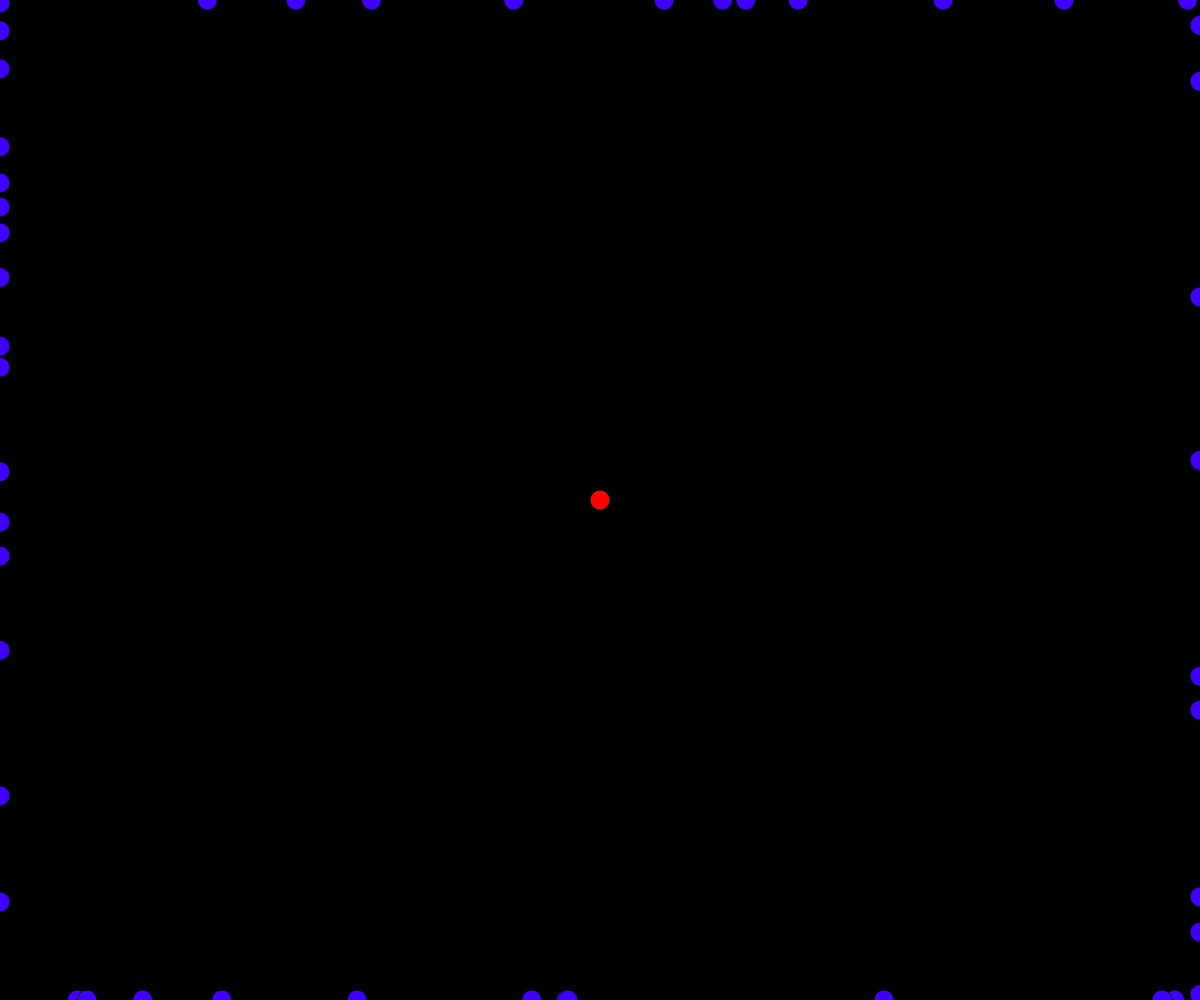
Frame 1 (no input)
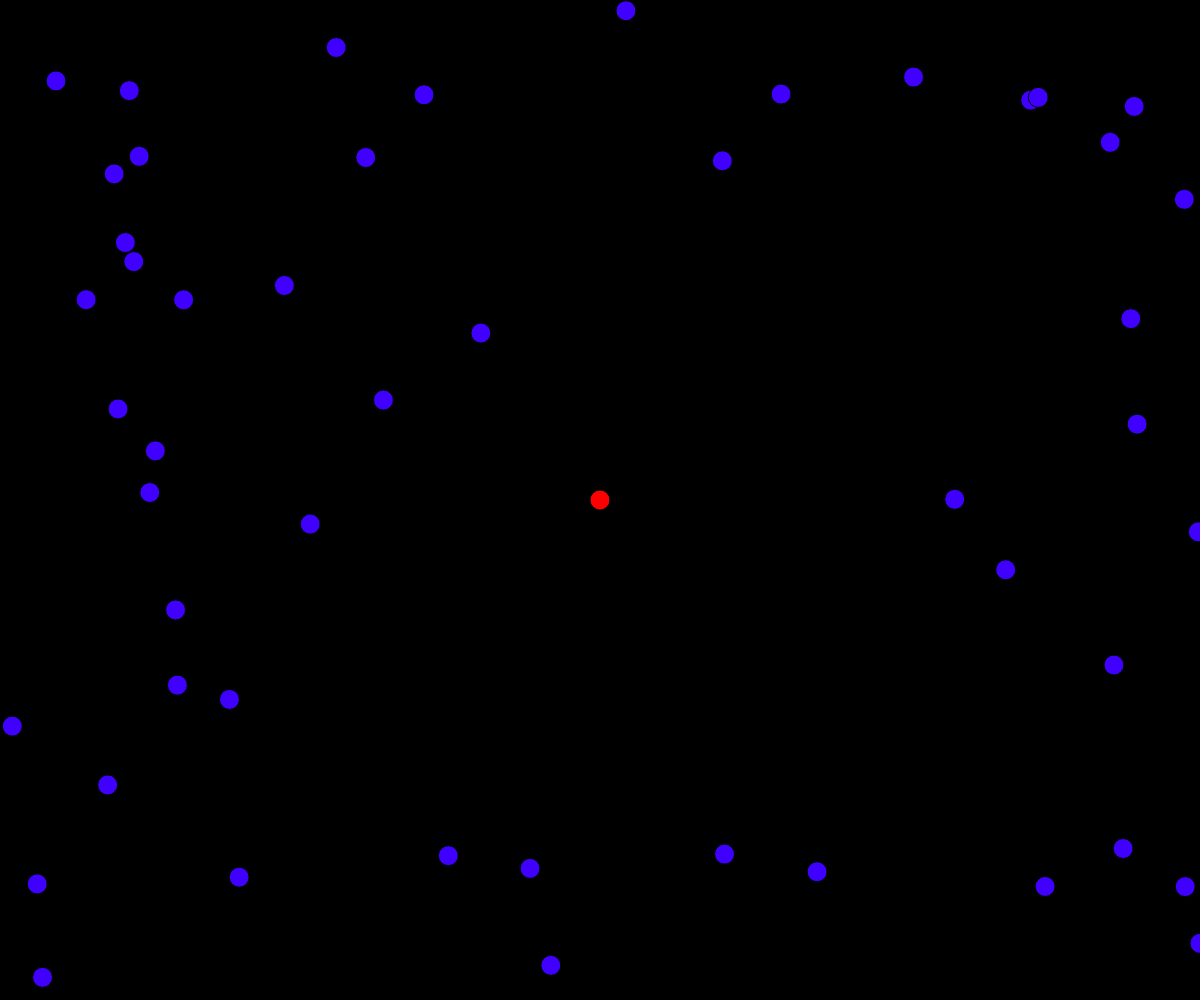
Frame 60 (no input)
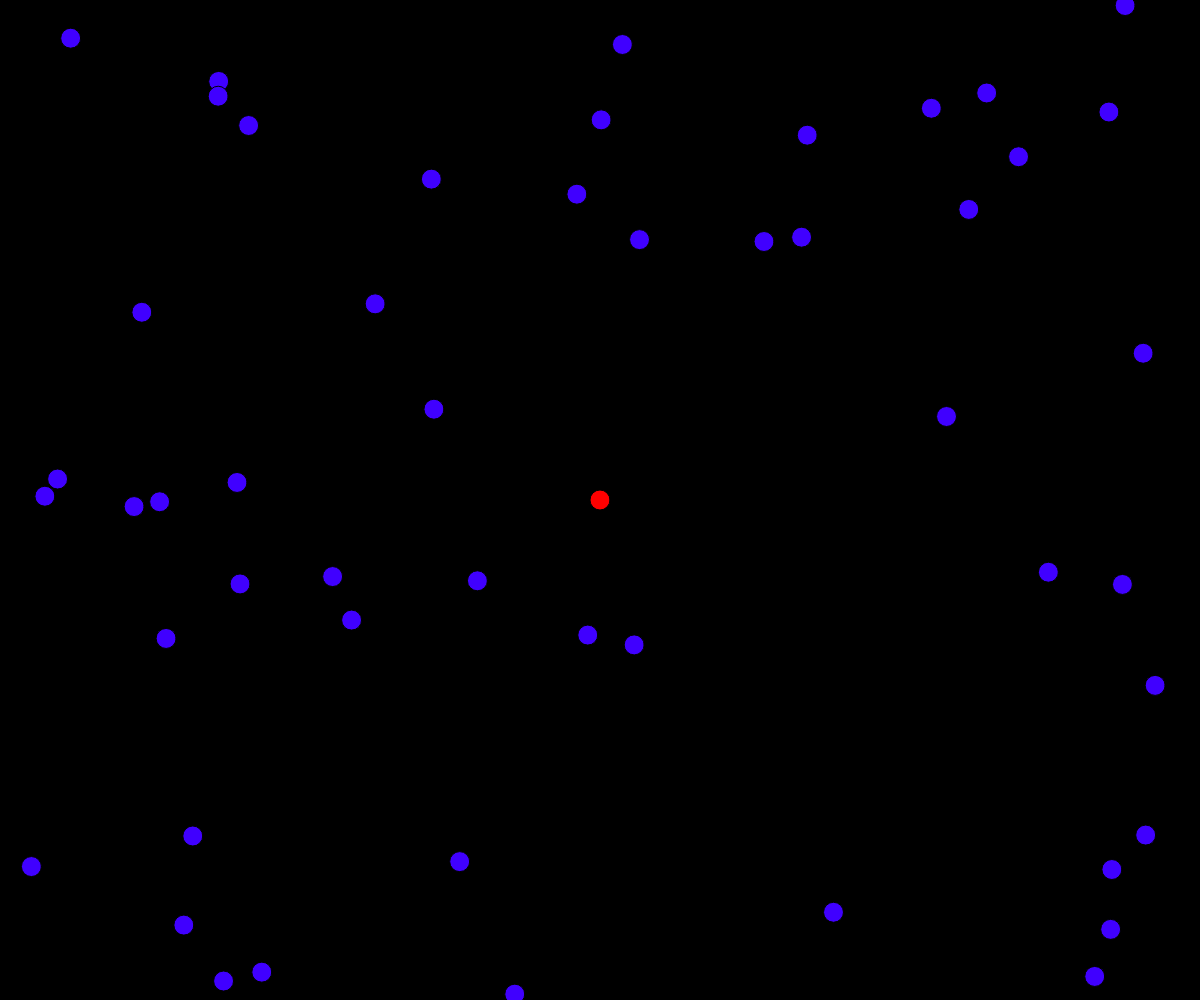
Frame 120 (the mouse pressed at the canvas centre since frame 60)

The p5.js sketch that drew these frames (run headless with seeded random() and noise() and a simulated clock; from frame 60 on, the mouse is pressed at the canvas centre):

// p5.js sketch
// ── sketch.js
var startR = 10;
var numWalkers = 50;
var iterations = 1000;
var hueShiftSpeed = 0.5;

var tree = [];
var walkers = [];
var hueShift = 0;

function setup(){
	createCanvas(windowWidth, windowHeight);
	colorMode(HSB);
	reset();
}

function reset() {
	tree = [];
	walkers = [];
	initializeCenterOut();
	// initializeBottomUp();
}

function initializeBottomUp() {
	for (let x = 0; x < width; x += startR*2) {
		tree.push(new Walker({pos: createVector(x, height), stuck: true, color: color(hueShift, 100, 100)}));
	}
	for (let i = 0; i < numWalkers; i++) {
		walkers.push(new Walker({pos: randomPoint(0)}));
	}
}
function initializeCenterOut() {
	tree[0] = new Walker({
		pos:createVector(width * 0.5, height * 0.5),
		stuck: true,
		color: color(hueShift, 100, 100)
	});
	hueShift += hueShiftSpeed;
	for (let i = 0; i < numWalkers; i++) {
		walkers.push(new Walker());
	}
}

function draw(){
	background(0);
	for (let i = 0; i < tree.length; i++) {
		const t = tree[i];
		t.show();
	}
	for (let i = walkers.length - 1; i >= 0; i--) {
		const w = walkers[i];
		w.show();
	}
	for (let i = 0; i < iterations; i++) {
		for (let i = walkers.length - 1; i >= 0; i--) {
			const w = walkers[i];
			w.walk();
			if(w.checkStuck(tree)) {
				tree.push(w);
				walkers.splice(i, 1);
				w.col = color(hueShift, 100, 100);
				hueShift += hueShiftSpeed;
				if(hueShift > 360) {
					hueShift = 0;
				} else if(hueShift < 0) {
					hueShift = 360;
				}
			}
		}
	}
	var r = walkers[walkers.length - 1]?.r * 0.99;
	while(r > 1 && walkers.length < numWalkers) {
		// walkers.push(new Walker({radius: r}));
		walkers.push(new Walker({radius: r}));
	}
}

function randomPoint(i = floor(random(4))) {
	var i = i;

	if(i === 0) { // top
		var x = random(width);
		return createVector(x, 0);
	} else if (i === 1) { // bottom
		var x = random(width);
		return createVector(x, height);
	} else if (i === 2) { // left
		var y = random(height);
		return createVector(0, y);
	} else { // right
		var y = random(height);
		return createVector(width, y);
	}
}

function distSq(a, b) {
	var dx = b.x - a.x;
	var dy = b.y - a.y;
	return dx * dx + dy * dy;
}

function windowResized() {
  resizeCanvas(windowWidth, windowHeight);
	reset();
}

// ── walker.js
function Walker(opts) {
	this.pos = (opts?.pos != undefined) ? opts['pos'] : randomPoint();
	this.stuck = (opts?.stuck != undefined) ? opts['stuck'] : false;
	if (opts?.color != undefined) {
		this.col = opts['color'];
	} else {
		this.col = (opts?.stuck != undefined) ?
			color(255, 0, 100, 200):
			color(255, 255, 255, 200);
	}
	this.stickiness = (opts?.stickiness != undefined) ? opts['stickiness'] : 1;
	this.r = (opts?.radius != undefined) ? opts['radius'] : startR;

	this.walk = function() {
		var vel = p5.Vector.random2D();
		this.pos.add(vel);
		this.pos.x = constrain(this.pos.x, 0, width);
		this.pos.y = constrain(this.pos.y, 0, height);
	}

	this.checkStuck = function(others) {
		for (let i = 0; i < others.length; i++) {
			const t = others[i];
			var d = distSq(this.pos, t.pos);
			if (d < this.r * t.r*4) {
				if(random(1) < this.stickiness) {
					this.stuck = true;
					this.col = color(255, 0, 100);
					break;
				}
			}
		}
		return this.stuck;
	}

	this.show = function() {
		// this.colorStuck();
		// this.colorHueStuck();
		this.colorStuckOrder();
	}

	this.colorStuck = function() {
		fill(this.col);
		ellipse(this.pos.x, this.pos.y, this.r * 2, this.r * 2);
	}
	this.colorHueStuck = function() {
		var hu = map(this.r, 0, startR, 0, 360);
		this.color = color(hu, 255, 255);
		this.colorStuck();
	}
	this.colorStuckOrder = function() {
		fill(this.col);
		ellipse(this.pos.x, this.pos.y, this.r * 2, this.r * 2);
	}
}
